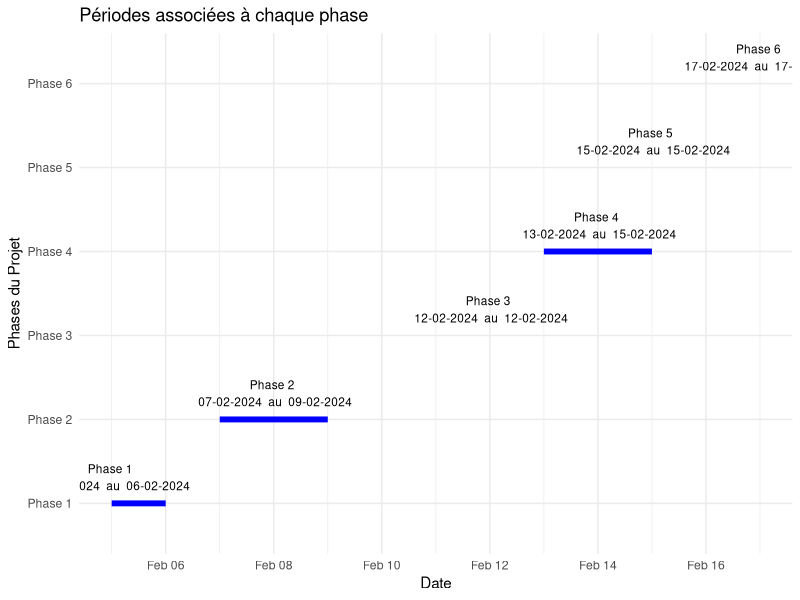
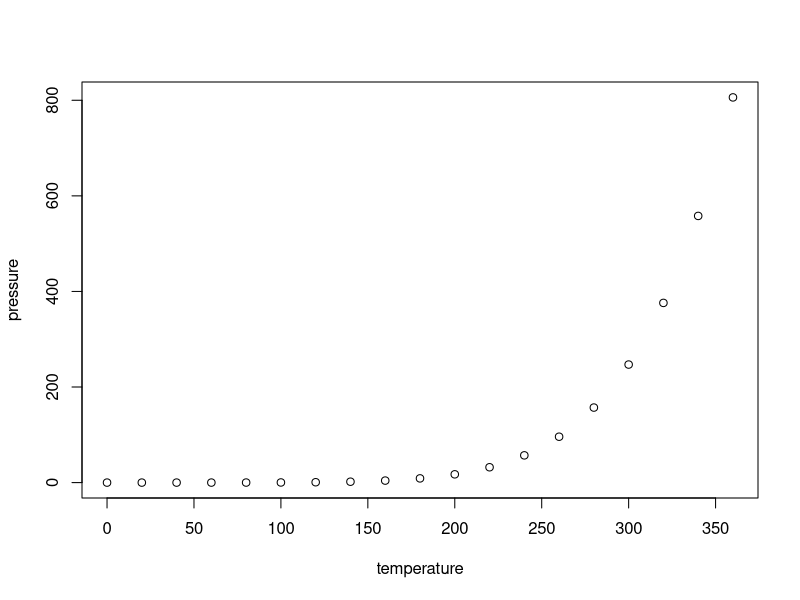

The R source for these figures, in order:
## ---- chunk 1
knitr::opts_chunk$set(echo = TRUE)
## ---- chunk 2
# Installer le package si vous ne l'avez pas encore installé
# install.packages("plotly")
library(ggplot2)
## ---- chunk 3
# Définir les données de chaque phase et période

phases <- c("Phase 1", "Phase 2", "Phase 3", "Phase 4", "Phase 5", "Phase 6")
start_dates <- as.Date(c("2024-02-05", "2024-02-07", "2024-02-12", "2024-02-13", "2024-02-15", "2024-02-17"))
end_dates <- as.Date(c("2024-02-06", "2024-02-09", "2024-02-12", "2024-02-15", "2024-02-15", "2024-02-17"))

# Créer le dataframe
df_phases <- data.frame(Phase = phases, Start = start_dates, End = end_dates)

# Créer le graphique ggplot
ggplot(df_phases, aes(x = Start, xend = End, y = Phase, yend = Phase)) +
  geom_segment(size = 2, color = "blue") +
  geom_text(aes(x = Start + (End - Start) / 2, label = paste(Phase, "\n", format(Start, "%d-%m-%Y"), " au ", format(End, "%d-%m-%Y"))),
            vjust = -0.5, size = 3) +
  labs(title = "Périodes associées à chaque phase",
       x = "Date",
       y = "Phases du Projet") +
  theme_minimal()


## ---- chunk 4
liste_pays <- c("Afghanistan", "Albania", "Algeria", "Andorra", "Angola", "Antigua and Barbuda", "Argentina", "Armenia", "Australia", "Austria", "Azerbaijan", "Bahamas", "Bahrain", "Bangladesh", "Barbados", "Belarus", "Belgium", "Belize", "Benin", "Bhutan", "Bolivia", "Bosnia and Herzegovina", "Botswana", "Brazil", "Brunei", "Bulgaria", "Burkina Faso", "Burundi", "Côte d'Ivoire", "Cabo Verde", "Cambodia", "Cameroon", "Canada", "Central African Republic", "Chad", "Chile", "China", "Colombia", "Comoros", "Congo (Congo-Brazzaville)", "Costa Rica", "Croatia", "Cuba", "Cyprus", "Czech Republic", "Democratic Republic of the Congo", "Denmark", "Djibouti", "Dominica", "Dominican Republic", "Ecuador", "Egypt", "El Salvador", "Equatorial Guinea", "Eritrea", "Estonia", "Eswatini (Swaziland)", "Ethiopia", "Fiji", "Finland", "France", "Gabon", "Gambia", "Georgia", "Germany", "Ghana", "Greece", "Grenada", "Guatemala", "Guinea", "Guinea-Bissau", "Guyana", "Haiti", "Holy See", "Honduras", "Hungary", "Iceland", "India", "Indonesia", "Iran", "Iraq", "Ireland", "Israel", "Italy", "Jamaica", "Japan", "Jordan", "Kazakhstan", "Kenya", "Kiribati", "Kuwait", "Kyrgyzstan", "Laos", "Latvia", "Lebanon", "Lesotho", "Liberia", "Libya", "Liechtenstein", "Lithuania", "Luxembourg", "Madagascar", "Malawi", "Malaysia", "Maldives", "Mali", "Malta", "Marshall Islands", "Mauritania", "Mauritius", "Mexico", "Micronesia", "Moldova", "Monaco", "Mongolia", "Montenegro", "Morocco", "Mozambique", "Myanmar (Burma)", "Namibia", "Nauru", "Nepal", "Netherlands", "New Zealand", "Nicaragua", "Niger", "Nigeria", "North Korea", "North Macedonia (formerly Macedonia)", "Norway", "Oman", "Pakistan", "Palau", "Palestine State", "Panama", "Papua New Guinea", "Paraguay", "Peru", "Philippines", "Poland", "Portugal", "Qatar", "Romania", "Russia", "Rwanda", "Saint Kitts and Nevis", "Saint Lucia", "Saint Vincent and the Grenadines", "Samoa", "San Marino", "Sao Tome and Principe", "Saudi Arabia", "Senegal", "Serbia", "Seychelles", "Sierra Leone", "Singapore", "Slovakia", "Slovenia", "Solomon Islands", "Somalia", "South Africa", "South Korea", "South Sudan", "Spain", "Sri Lanka", "Sudan", "Suriname", "Sweden", "Switzerland", "Syria", "Tajikistan", "Tanzania", "Thailand", "Timor-Leste", "Togo", "Tonga", "Trinidad and Tobago", "Tunisia", "Turkey", "Turkmenistan", "Tuvalu", "Uganda", "Ukraine", "United Arab Emirates", "United Kingdom", "United States of America", "Uruguay", "Uzbekistan", "Vanuatu", "Venezuela", "Vietnam", "Yemen", "Zambia", "Zimbabwe")
## ---- chunk 5
summary(cars)
## ---- chunk 6
plot(pressure)
